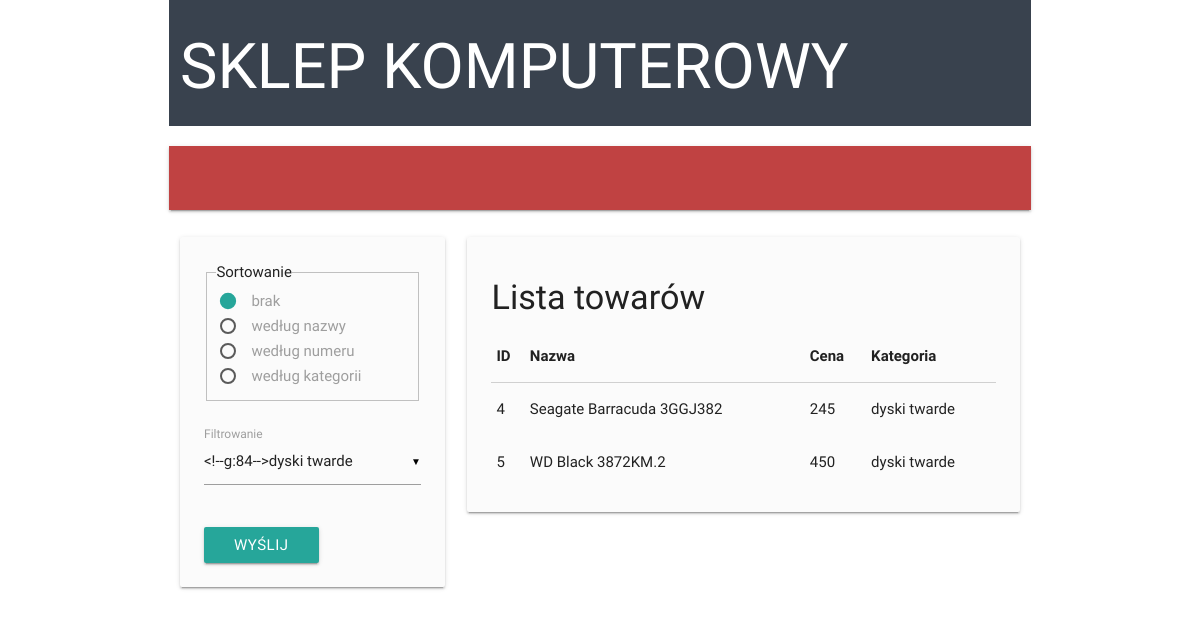
The app's page /list_view.php?filter=4 with its own data.
### tables this page shows
CREATE TABLE IF NOT EXISTS towary (
	id_towar INT(11) NOT NULL AUTO_INCREMENT,
	nazwa VARCHAR(64) NOT NULL,
	opis VARCHAR(256), 
	cena INT(11) NOT NULL,
	id_kategoria INT(11) NOT NULL,
	image BLOB,
	PRIMARY KEY(id_towar),
	FOREIGN KEY(id_kategoria) REFERENCES kategorie(id_kategoria)
);

CREATE TABLE IF NOT EXISTS kategorie (
	id_kategoria INT(11) NOT NULL AUTO_INCREMENT,
	nazwa VARCHAR(64) NOT NULL,
	PRIMARY KEY(id_kategoria)
);

### list_view.php (the view, shortened to what this page needs)
<?php
include 'skeleton.php';
class ListView extends Skeleton {
	private $is_result = false;
	private $error_msg = false;
	private $result = array();
	private $sort = -1;
	private $filter = -1;
	public function init() {
		if (isset($_REQUEST['filter'])) {
			$this->filter = (int) $_REQUEST['filter'];
		}
		if ($this->sort >= -1 && $this->sort < 3) {
			$this->create_result();
		}
		else {
			$error_msg = 'Parametry są filtrowane, powodzenia!';
		}
	}
	public function drawNav() {
?>
<form action="list_view.php" method="GET">
	<fieldset>
	<legend>Sortowanie</legend>
	<?php
	$names = array('brak', 'według nazwy', 'według numeru', 'według kategorii');
	for ($i = -1; $i < 3; $i++) {
		$str = "<input id=\"radio{$i}\" type=\"radio\" name=\"sort\" value=\"{$i}\"";
		if ($i == $this->sort)
			$str .= ' checked="checked"';
		$str .= "><label for=\"radio{$i}\">{$names[$i + 1]}</label>";
		echo '<p>' . $str . '</p>';
	}
	?>
	</fieldset>
	<br>
	<div class="input-field">
		<label>Filtrowanie</label>
	</div>
	<br><input class="btn" type="submit" value="wyślij">
</form>
<?php
	}
	public function drawSection() {
?>
<?php if ($this->is_result) { ?>
<table class="highlight">
	<thead>
		<tr>
			<th>ID</th>
			<th>Nazwa</th>
			<th>Cena</th>
			<th>Kategoria</th>
		</tr>
	</thead>
	<tbody>
	<?php foreach ($this->result as $row) : ?>
		<tr>
			<td><?php echo $row['1']; ?></td>
			<td><?php echo $row['2']; ?></td>
			<td><?php echo $row['3']; ?></td>
			<td><?php echo $row['4']; ?></td>
		</tr>
	<?php endforeach; ?>
	</tbody>
</table>
<?php
}
elseif ($this->error_msg)
	$this->error($this->error_msg);
else
	$this->info("Wybierz jakąś opcję z menu nawigacji");
	}
	private function create_result() {
		$q_str = "SELECT t.id_towar AS '1', t.nazwa AS '2', t.cena AS '3', k.nazwa AS '4' FROM towary AS t JOIN kategorie AS k ON t.id_kategoria=k.id_kategoria";
		if ($this->filter > -1) {
			$q_str .= " WHERE k.id_kategoria={$this->filter} ";
		}
		$q = $this->db->query($q_str);
		while ($row = $q->fetch_assoc())
			$this->result[] = $row;
		$this->is_result = true;
	}
}
new ListView();
?>

### css/style.css (style rules this page uses)
* { font-family: "Roboto", "Calibri", "Arial"; }
html, body { margin: 0; }

### records on screen
towary: id_towar "4", nazwa "Seagate Barracuda 3GGJ382", cena "245", id_kategoria.nazwa "dyski twarde"
towary: id_towar "5", nazwa "WD Black 3872KM.2", cena "450", id_kategoria.nazwa "dyski twarde"

### other values on screen
$names[$i + 1] "brak"
$names[$i + 1] "według nazwy"
$names[$i + 1] "według numeru"
$names[$i + 1] "według kategorii"
$this->getTitle() "Lista towarów"
